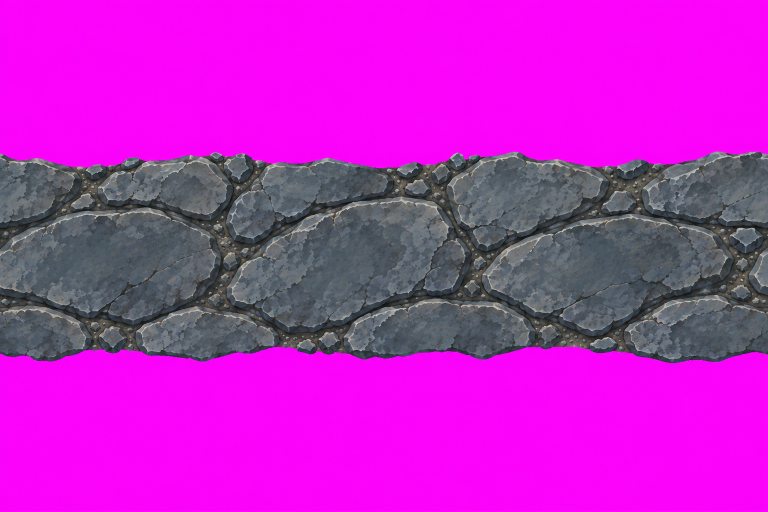
#> input picture rogue-like-play/art/ui/route/source/road_ash_corridor.png, 1536 x 1024 px (shown at 1/2 size); its folder holds 4 pictures in this run
$ python build_route_roads.py ash_corridor
#> lines starting #> are read from the running program, lines starting #| are printed output that depends on the picture; after the words box and inside, x2 and y2 are one past the last pixel; in counts of white or black regions, pixels touching at a corner belong together
### rogue-like-play/tools/image_boards.py
"""Cut generated pictures off their flat backgrounds.

Shared by the tools that build painted art from boards Codex generates on a
flat key colour (magenta) or a fake checkerboard: background_mask() finds the
background, cut_board() splits a rows x columns board into one cut-out per
cell, and key_out() turns a picture painted on flat magenta into a soft-edged
cut-out. Not run on its own.
"""

from __future__ import annotations

from collections import Counter, deque

import numpy as np
from PIL import Image, ImageFilter

# How far (summed RGB) a pixel may be from a border colour and still count
# as background.
BACKGROUND_TOLERANCE = 48
# Parts smaller than this share of a cell's object (sparkles, a loose pixel)
# are dropped; a detached cord or crystal is kept with its object.
MIN_PART_SHARE = 0.01
KEY = np.array([1.0, 0.0, 1.0])
# Distance from the key colour below which a pixel is background, and above
# which it is wholly the picture; between them it fades.
KEY_CLEAR = 0.32
KEY_SOLID = 0.62


def key_out(image: Image.Image, reach: int) -> Image.Image:
	"""The picture with its flat magenta background made see-through.

	reach is how far in from the edge, in source pixels, the magenta that
	bled into the painting's rim is taken back out.
	"""
#> called with reach = 2
	rgb = np.asarray(image.convert("RGB"), dtype=np.float32) / 255.0
	# Magenta is strong red and blue with little green: measure how far a
	# pixel is from it, weighting the green that magenta lacks.
	distance = np.sqrt(((rgb - KEY) ** 2 * np.array([1.0, 1.6, 1.0])).sum(axis=2))
	alpha = np.clip((distance - KEY_CLEAR) / (KEY_SOLID - KEY_CLEAR), 0.0, 1.0)
	# Edge pixels are part magenta: take the key's share back out.
	share = (1.0 - alpha)[..., None]
	colour = np.clip((rgb - KEY * share) / np.maximum(alpha[..., None], 1e-3), 0.0, 1.0)
	# What magenta tint survives (red and blue above green) is pulled down.
	spill = np.clip(np.minimum(colour[..., 0], colour[..., 2]) - colour[..., 1], 0.0, None)
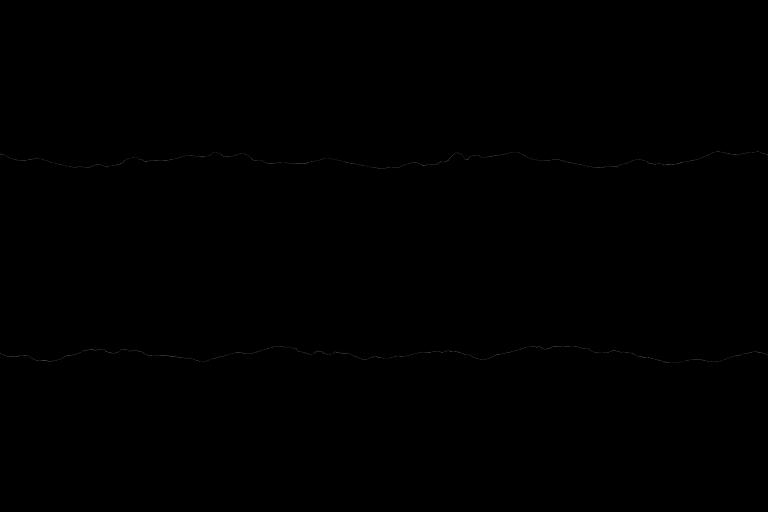
#> spill: shape (1024, 1536) float64 (shown at 1/2 size); min 0, max 0.506, mean 0.000479
	edge = alpha < 0.98
#> edge: shape (1024, 1536) bool; 62.1% white; 1 black region, box (x1, y1, x2, y2) and area: (0, 303, 1536, 726) 596252
	if reach > 0:
		# Grow the see-through region inwards to reach the tinted rim.
		clear = Image.fromarray(((alpha < 0.98) * 255).astype(np.uint8))
		edge = np.asarray(clear.filter(ImageFilter.MaxFilter(reach * 2 + 1))) > 0
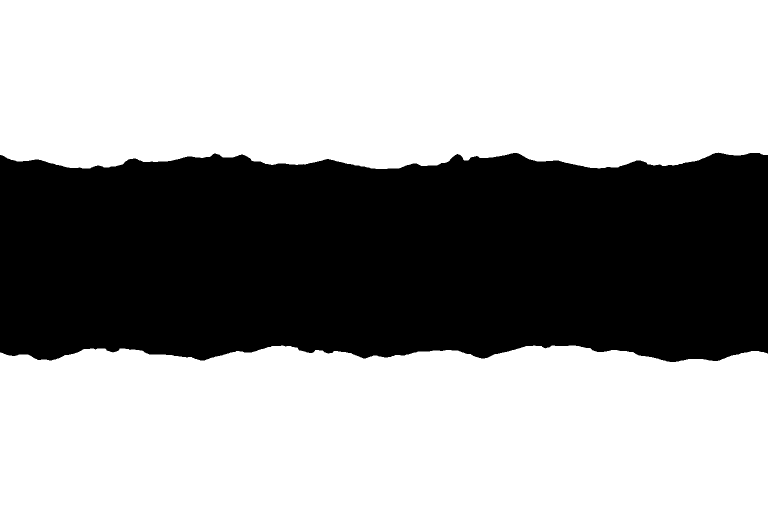
#> edge: shape (1024, 1536) bool (shown at 1/2 size); 62.6% white; 1 black region, box (x1, y1, x2, y2) and area: (0, 305, 1536, 724) 588639
	colour = np.where(edge[..., None], colour - spill[..., None] * np.array([1.0, 0.0, 1.0]), colour)
	result = np.dstack([np.clip(colour, 0.0, 1.0), alpha])
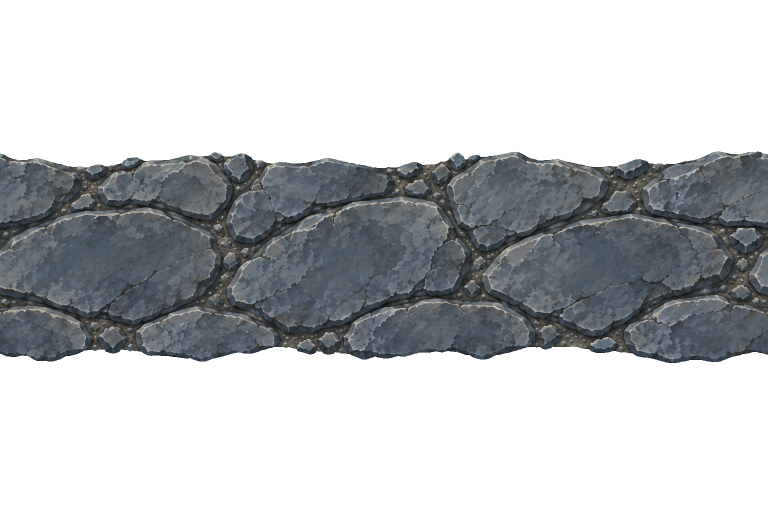
#> result: shape (1024, 1536, 4) float64 (shown at 1/2 size); mean R, G, B, A 0.127, 0.757, 0.145, 0.379; transparent parts drawn white
	return Image.fromarray((result * 255.0).round().astype(np.uint8), "RGBA")


# [102 lines left out: functions border_colours, background_mask, components, cut_board, not called in this run]

### rogue-like-play/tools/build_route_roads.py
"""Build the route's roads from their generated pictures.

art/ui/route/source/road_<chapter>.png is a straight road painted from
above, running across the whole picture on a flat magenta (#FF00FF)
background. The result's journey (RunJourney) repeats a road along its path with a Line2D, so the
road has to join itself end to end. This keys the magenta out, trims the
picture to the road's band, cross-fades its ends so the right end runs on
into the left (the generator does not join them exactly), scales it to
HEIGHT and writes art/ui/route/road_<chapter>.png.

	python tools/build_route_roads.py                 # every chapter
	python tools/build_route_roads.py gale_woods      # one chapter
"""

from __future__ import annotations

import argparse
from pathlib import Path

import numpy as np
from PIL import Image

from image_boards import key_out

ROOT = Path(__file__).resolve().parent.parent
SOURCE = ROOT / "art" / "ui" / "route" / "source"
OUTPUT = ROOT / "art" / "ui" / "route"
CHAPTERS = ["ash_corridor", "gale_woods", "amethyst_mausoleum", "abyss_of_echoes"]
# The road's height once built; the Line2D draws it about a quarter of this.
HEIGHT = 128
# The share of the width cross-faded to join the ends.
OVERLAP = 0.2
# A row belongs to the band when this share of it is painted.
BAND_COVER = 0.02


def build(chapter: str) -> Path:
	keyed = key_out(Image.open(SOURCE / f"road_{chapter}.png"), 2)
	pixels = np.asarray(keyed, dtype=np.float32) / 255.0
	cover = (pixels[..., 3] > 0.5).mean(axis=1)
#> cover = 1024 values, max 1 at index 336, min 0 at index 0, mean 0.379
	rows = np.nonzero(cover > BAND_COVER)[0]
#> rows = 420 values from 304 to 723
	band = pixels[rows[0]:rows[-1] + 1]
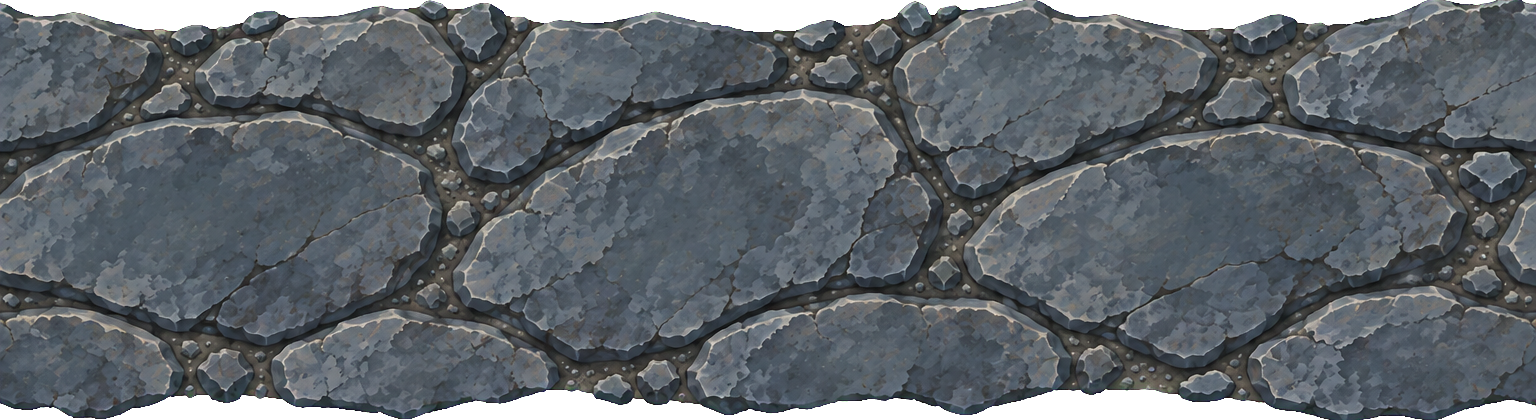
#> band: shape (420, 1536, 4) float32; mean R, G, B, A 0.31, 0.407, 0.353, 0.925; transparent parts drawn white
	width = band.shape[1]
#> width = 1536
	overlap = int(width * OVERLAP)
#> overlap = 307
	tile = band[:, :width - overlap].copy()
	# The first `overlap` columns fade from the picture's right end into its
	# own left, so the tile's last column runs on into its first.
	weight = (np.arange(overlap, dtype=np.float32) / overlap)[None, :, None]
#> weight = 307 values from 0 to 0.997
	ends = band[:, width - overlap:]
	starts = band[:, :overlap]
	# Mixed with premultiplied alpha, so a see-through edge brings no colour.
	alpha = ends[..., 3:] * (1.0 - weight) + starts[..., 3:] * weight
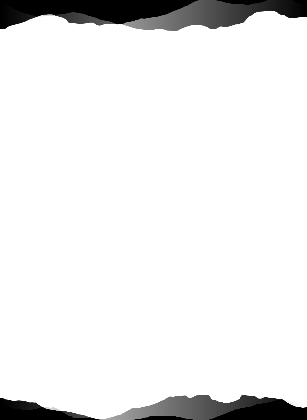
#> alpha: shape (420, 307, 1) float32; min 0, max 1, mean 0.923
	colour = ends[..., :3] * ends[..., 3:] * (1.0 - weight) + starts[..., :3] * starts[..., 3:] * weight
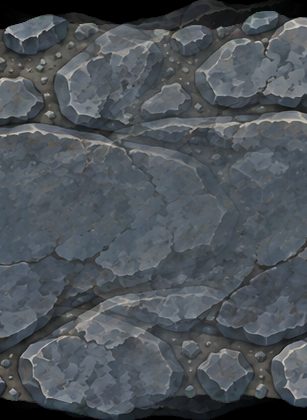
#> colour: shape (420, 307, 3) float32; mean R, G, B 0.303, 0.326, 0.347
	tile[:, :overlap, :3] = np.where(alpha > 1e-4, colour / np.maximum(alpha, 1e-4), 0.0)
	tile[:, :overlap, 3:] = alpha
#> tile: shape (420, 1229, 4) float32; mean R, G, B, A 0.312, 0.394, 0.355, 0.92
	image = Image.fromarray((np.clip(tile, 0.0, 1.0) * 255.0).round().astype(np.uint8), "RGBA")
	scaled = image.resize((round(image.width * HEIGHT / image.height), HEIGHT), Image.Resampling.LANCZOS)
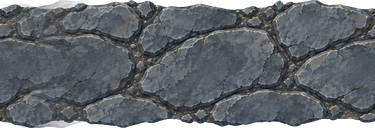
#> scaled: PIL image 375x128 RGBA; mean R, G, B, A 80.5, 86.5, 91.9, 234.7; transparent parts drawn white
	target = OUTPUT / f"road_{chapter}.png"
	scaled.save(target)
	return target


def main() -> None:
	parser = argparse.ArgumentParser(description=__doc__, formatter_class=argparse.RawDescriptionHelpFormatter)
	parser.add_argument("chapters", nargs="*", choices=CHAPTERS)
	chosen = parser.parse_args().chapters or CHAPTERS
	for chapter in chosen:
		target = build(chapter)
		with Image.open(target) as built:
			print(f"{target.relative_to(ROOT)}: {built.width}x{built.height}")
#| art/ui/route/road_ash_corridor.png: 375x128


if __name__ == "__main__":
	main()
